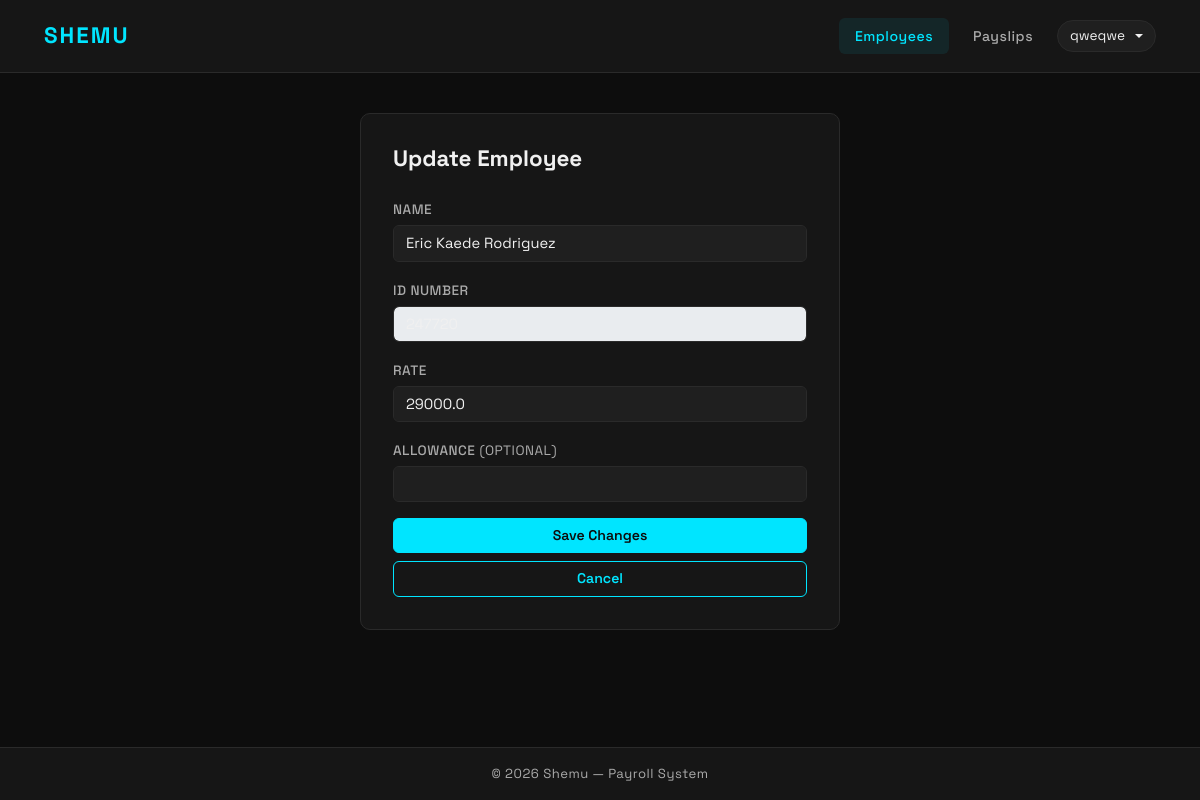
/employees/247720/update/ (signed in), run on the app's committed database.
### payroll_app/models.py (models this page shows, shortened)
class Employee(models.Model):
    name = models.CharField(max_length=300)
    id_number = models.CharField(max_length=50, primary_key=True, unique=True)
    rate = models.FloatField()
    overtime_pay = models.FloatField(null=True, blank=True)
    allowance = models.FloatField(null=True, blank=True)

### payroll_app/views.py (the view, shortened to what this page needs)
# urls.py: path('employees/<str:id_number>/update/', views.update_employee, name='update_employee'),
def update_employee(request, id_number):
    if not request.user.is_authenticated:
        return redirect('login')
    employee = get_object_or_404(Employee, pk=id_number)
    return render(request, 'payroll_app/update_employee.html', {'employee': employee})

### payroll_app/templates/payroll_app/update_employee.html (shortened to what this page needs)
{% extends 'payroll_app/base.html' %}
{% block content %}
<div class="form-card">
    <h2>Update Employee</h2>
    <form method="post">
        <div class="mb-3">
            <label class="form-label">Name</label>
            <input type="text" name="name" class="form-control" value="{{ employee.name }}" required>
        </div>
        <div class="mb-3">
            <label class="form-label">ID Number</label>
            <input type="text" class="form-control" value="{{ employee.id_number }}" disabled>
        </div>
        <div class="mb-3">
            <label class="form-label">Rate</label>
            <input type="number" name="rate" class="form-control" step="0.01" value="{{ employee.rate }}" required>
        </div>
        <div class="mb-3">
            <label class="form-label">Allowance <span class="text-muted fw-normal">(Optional)</span></label>
            <input type="number" name="allowance" class="form-control" step="0.01" value="{{ employee.allowance|default:'' }}">
        </div>
        <button type="submit" class="btn btn-accent w-100 mb-2">Save Changes</button>
        <a href="{% url 'employees' %}" class="btn btn-outline-accent w-100">Cancel</a>
    </form>
</div>
{% endblock %}

### payroll_app/templates/payroll_app/base.html (shortened to what this page needs)
<!DOCTYPE html>
<html lang="en" data-theme="dark">
<head>
    <link href="https://cdn.jsdelivr.net/npm/bootstrap@5.3.0/dist/css/bootstrap.min.css" rel="stylesheet">
</head>
<body>
<nav class="navbar navbar-expand-lg">
    <div class="container">
        <a class="navbar-brand" href="{% url 'employees' %}">Shemu</a>
        <div class="navbar-nav ms-auto d-flex align-items-center gap-2">
            {% if request.user.is_authenticated %}
                <a class="nav-link {% if request.resolver_match.url_name == 'employees' or request.resolver_match.url_name == 'create_employee' or request.resolver_match.url_name == 'update_employee' %}active{% endif %}" href="{% url 'employees' %}">Employees</a>
                <a class="nav-link {% if request.resolver_match.url_name == 'payslips' or request.resolver_match.url_name == 'view_payslip' %}active{% endif %}" href="{% url 'payslips' %}">Payslips</a>
                <div class="dropdown">
                    <button class="theme-toggle dropdown-toggle" type="button" data-bs-toggle="dropdown" aria-expanded="false">
                        {{ request.user.username }}
                    </button>
                </div>
            {% else %}
                <button class="theme-toggle" onclick="toggleTheme()" id="themeBtn">☀️ Light</button>
            {% endif %}
        </div>
    </div>
</nav>
<div class="main-content">
    <div class="container">
        {% block content %}{% endblock %}
    </div>
</div>
<footer>
    &copy; 2026 Shemu &mdash; Payroll System
</footer>
</body>
</html>

### payroll_app/templates/payroll_app/base.html (style rules this page uses)
[data-theme="dark"] { --bg: #0d0d0d; --surface: #161616; --surface2: #1f1f1f; --border: #2a2a2a; --accent: #00e5ff; --accent-hover: rgba(0, 229, 255, 0.08); --text: #f0f0f0; --text-inverse: #0d0d0d; --muted: #aaaaaa; --table-hover: rgba(255,255,255,0.03); --input-bg: #1f1f1f; --input-border: #2a2a2a; }
* { box-sizing: border-box; }
body { font-family: 'Space Grotesk', sans-serif; background-color: var(--bg); color: var(--text); min-height: 100vh; display: flex; flex-direction: column; transition: background-color 0.3s, color 0.3s; }
.navbar { background-color: var(--surface) !important; border-bottom: 1px solid var(--border); padding: 0.9rem 2rem; transition: background-color 0.3s; }
.navbar-brand { font-size: 1.4rem; font-weight: 700; color: var(--accent) !important; letter-spacing: 2px; text-transform: uppercase; }
.nav-link { color: var(--muted) !important; font-weight: 500; font-size: 0.88rem; letter-spacing: 0.5px; padding: 0.45rem 1rem !important; border-radius: 6px; transition: all 0.2s; }
.nav-link.active { color: var(--accent) !important; background-color: var(--accent-hover); }
.theme-toggle { background: var(--surface2); border: 1px solid var(--border); border-radius: 20px; padding: 0.3rem 0.75rem; cursor: pointer; font-size: 0.85rem; color: var(--text); transition: all 0.2s; display: flex; align-items: center; gap: 0.4rem; }
.text-muted { color: var(--muted) !important; }
.main-content { flex: 1; padding: 2.5rem 0; }
.btn-accent { background-color: var(--accent); border-color: var(--accent); color: var(--text-inverse); font-weight: 600; font-size: 0.88rem; }
[data-theme="dark"] .btn-accent { color: var(--bg); }
.btn-outline-accent { background: transparent; border: 1px solid var(--accent); color: var(--accent); font-weight: 600; font-size: 0.88rem; }
.form-label { font-weight: 500; font-size: 0.85rem; color: var(--muted); margin-bottom: 0.3rem; text-transform: uppercase; letter-spacing: 0.5px; }
.form-control, .form-select { background-color: var(--input-bg); border-color: var(--input-border); color: var(--text); border-radius: 6px; font-size: 0.92rem; transition: all 0.2s; }
.form-card { background-color: var(--surface); border: 1px solid var(--border); border-radius: 10px; padding: 2rem; max-width: 480px; margin: 0 auto; }
.form-card h2 { font-size: 1.4rem; font-weight: 700; margin-bottom: 1.5rem; color: var(--text); }
footer { background-color: var(--surface); border-top: 1px solid var(--border); color: var(--muted); text-align: center; padding: 1rem; font-size: 0.82rem; letter-spacing: 0.5px; transition: background-color 0.3s; }

### data on the page
Employee: name "Eric Kaede Rodriguez", id_number "247720", rate "29000.0"

### other printed values
{{ request.user.username }} "qweqwe"
